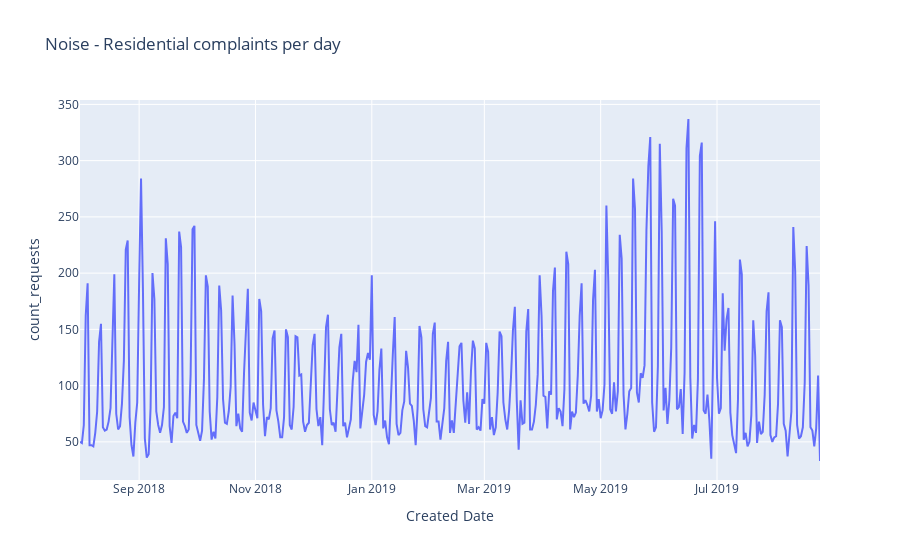

Here is the notebook cell this chart was saved with:
### Code cell
fig = px.line(
    noise_per_day,
    x="Created Date",
    y="count_requests",
    title="Noise - Residential complaints per day",
)
fig.show()

### Figure 1 — Plotly figure (JSON) as saved in the notebook; plotly's stock layout.template omitted (floating-point values rounded to 4 significant figures; data arrays with more than 128 entries replaced by an {"elided": "..."} marker saying what was removed)
{"data": [{"hovertemplate": "Created Date=%{x}<br>count_requests=%{y}<extra></extra>", "legendgroup": "", "line": {"color": "#636efa", "dash": "solid"}, "marker": {"symbol": "circle"}, "mode": "lines", "name": "", "orientation": "v", "showlegend": false, "type": "scatter", "x": {"elided": "389 str values"}, "xaxis": "x", "y": {"elided": "389 int values"}, "yaxis": "y"}], "layout": {"legend": {"tracegroupgap": 0}, "title": {"text": "Noise - Residential complaints per day"}, "xaxis": {"anchor": "y", "domain": [0, 1], "title": {"text": "Created Date"}}, "yaxis": {"anchor": "x", "domain": [0, 1], "title": {"text": "count_requests"}}}}
